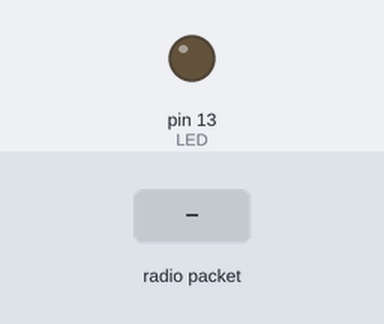
A sketch run on a simulated Arduino Uno, built with avr-gcc and run on an emulated ATmega328P. Shown: output pins drawn as LEDs (lit = HIGH). The inputs (shaded band) are chosen by the test bench. No radio packets arrive unless stated; pins used as bus, display or sensor lines are not drawn; what the sketch prints to the serial monitor is not drawn.

Above: at 1.2 s.
1.3 s: radio packet "1" arrives
Timing chart, 0 to 4.3 s (numbered marks = the images above; inputs shaded):
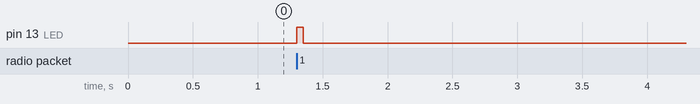

Measured:
- after the input at 1.3 s, pin 13 (LED): LOW → HIGH at once, → LOW 0.05 s later

The sketch:

trailer-feather.ino
```cpp
#include <RH_RF69.h>
#include <SPI.h>

#define RF69_FREQ 915.0

// First 3 here are boards w/radio BUILT-IN. Boards using FeatherWing follow.
#define RFM69_CS 8
#define RFM69_INT 3
#define RFM69_RST 4
#define LED 13

#define BATTERY_FLAG 0xA0

#define DEBUG 0

// Singleton instance of the radio driver
RH_RF69 rf69(RFM69_CS, RFM69_INT);

int16_t packetnum = 0; // packet counter, we increment per xmission

void setup() {
  Serial.begin(115200);
  // while (!Serial)
  //   delay(1); // Wait for Serial Console (comment out line if no computer)

  pinMode(LED, OUTPUT);
  pinMode(RFM69_RST, OUTPUT);
  digitalWrite(RFM69_RST, LOW);

#ifdef DEBUG
  Serial.println("Feather RFM69 TX Test!");
  Serial.println();
#endif

  // manual reset
  digitalWrite(RFM69_RST, HIGH);
  delay(10);
  digitalWrite(RFM69_RST, LOW);
  delay(10);

  if (!rf69.init()) {
#ifdef DEBUG
    Serial.println("RFM69 radio init failed");
#endif
    while (1)
      ;
  }
  Serial.println("RFM69 radio init OK!");
  // Defaults after init are 434.0MHz, modulation GFSK_Rb250Fd250, +13dbM (for
  // low power module) No encryption
  if (!rf69.setFrequency(RF69_FREQ)) {
#ifdef DEBUG
    Serial.println("setFrequency failed");
#endif
  }

  // If you are using a high power RF69 eg RFM69HW, you *must* set a Tx power
  // with the ishighpowermodule flag set like this:
  rf69.setTxPower(
      14, true); // range from 14-20 for power, 2nd arg must be true for 69HCW

// The encryption key has to be the same as the one in the server
//   uint8_t key[] = {0x01, 0x02, 0x03, 0x04, 0x05, 0x06, 0x07, 0x08,
//                    0x01, 0x02, 0x03, 0x04, 0x05, 0x06, 0x07, 0x08};
//   rf69.setEncryptionKey(key);
#ifdef DEBUG
  Serial.print("RFM69 radio @");
  Serial.print((int)RF69_FREQ);
  Serial.println(" MHz");
#endif
}

/**
 * @brief Reads in from rf69. if multiple bytes, take last byte only
 *
 * @return uint8_t flag. if no flag, return 0
 */
void *processRfm69Data() {
  if (rf69.available()) {
    static char buff[RH_RF69_MAX_MESSAGE_LEN];
    uint8_t len = sizeof(buff);
    if (rf69.recv((uint8_t *)buff, &len) && len > 0) {
      Serial.write(buff, len);
      Blink(LED, 50, 1);
    }
  }
  return NULL;
}

void loop() {
  static char buff[RH_RF69_MAX_MESSAGE_LEN];
  //   delay(1000); // Wait 1 second between transmits, could also 'sleep' here!

  if (Serial.available()) {
    // read in buff. keep byte available for null byte
    size_t bytesRead = Serial.readBytes(buff, RH_RF69_MAX_MESSAGE_LEN - 1);
    buff[bytesRead++] = '\0';
    rf69.send((uint8_t *)buff, bytesRead + 1);
    rf69.waitPacketSent();
  }
  // Now wait for a reply
  processRfm69Data();
}

void Blink(byte pin, byte delay_ms, byte loops) {
  while (loops--) {
    digitalWrite(pin, HIGH);
    delay(delay_ms);
    digitalWrite(pin, LOW);
    delay(delay_ms);
  }
}
```
